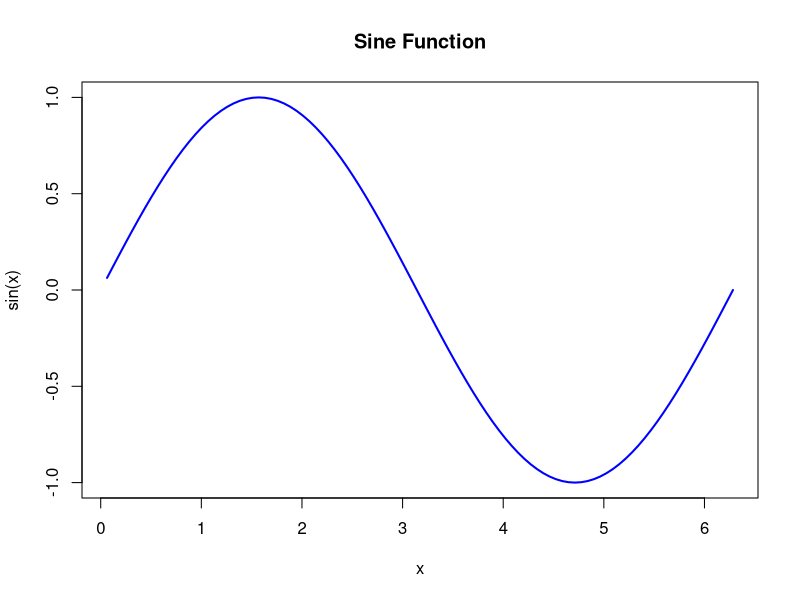
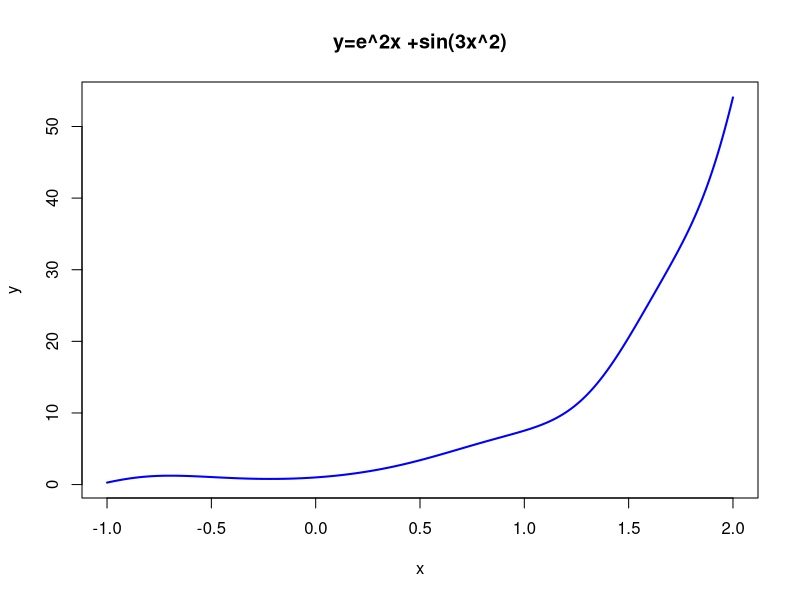

The R script that drew these images, in order: (Note: this script raises an error after producing the figures.)
# R的常用函数练习

# 1.初识R
# 1.1.画一个简单的图形
x1 <- 1:100
x2 <-  x1*2*pi/100
y <- sin(x2)
plot(x2, y , type = "l", col = "blue", lwd = 2,
     xlab = "x",ylab = "sin(x)",main = "Sine Function")

# 练习画出 在[-1，2]上画y=e^2x +sin(3x^2)的图形
x1 <- -100:200
x <- x1/100
y <- exp(2*x) + sin(3*x^2)
plot(x, y , type = "l", col = "blue", lwd = 2,
     xlab = "x",ylab = "y",main = "y=e^2x +sin(3x^2)")

# 一些其他的常见数学函数
# 1.2.绝对值和平方根
abs(-1) # 绝对值
sqrt(4) # 平方根
# 1.3.对数函数与指数函数
log(2) # 自然对数
log2(4) # 以2为底的对数
log10(100) # 以10为底的对数
exp(2) # 自然指数
# 1.4.三角函数
sin(pi/2) # 正弦
cos(pi/2) # 余弦
tan(pi/4) # 正切
# 1.5.反三角函数
asin(1) # 反正弦
acos(0) # 反余弦
atan(1) # 反正切
# 1.6.统计量函数
max(1,2,3) # 最大值
min(1,2,3) # 最小值
sum(1,2,3) # 求和
mean(c(1,2,3)) # 平均值
var() # 方差
sd() # 标准差
range()  # 范围
median() # 中位数
IQR() # 四分位数
sort() # 排序
order() # 排序
rank() # 排名
ave() # 平均值
fivenum() # 五数概括
mad() # 中位数绝对偏差
quantile() # 分位数
stem() # 茎叶图


# R的数据类型


# 2.1.向量
x <- c(1,2,3,4,5) # 创建一个向量
x <- c(1:5) # 创建一个向量

